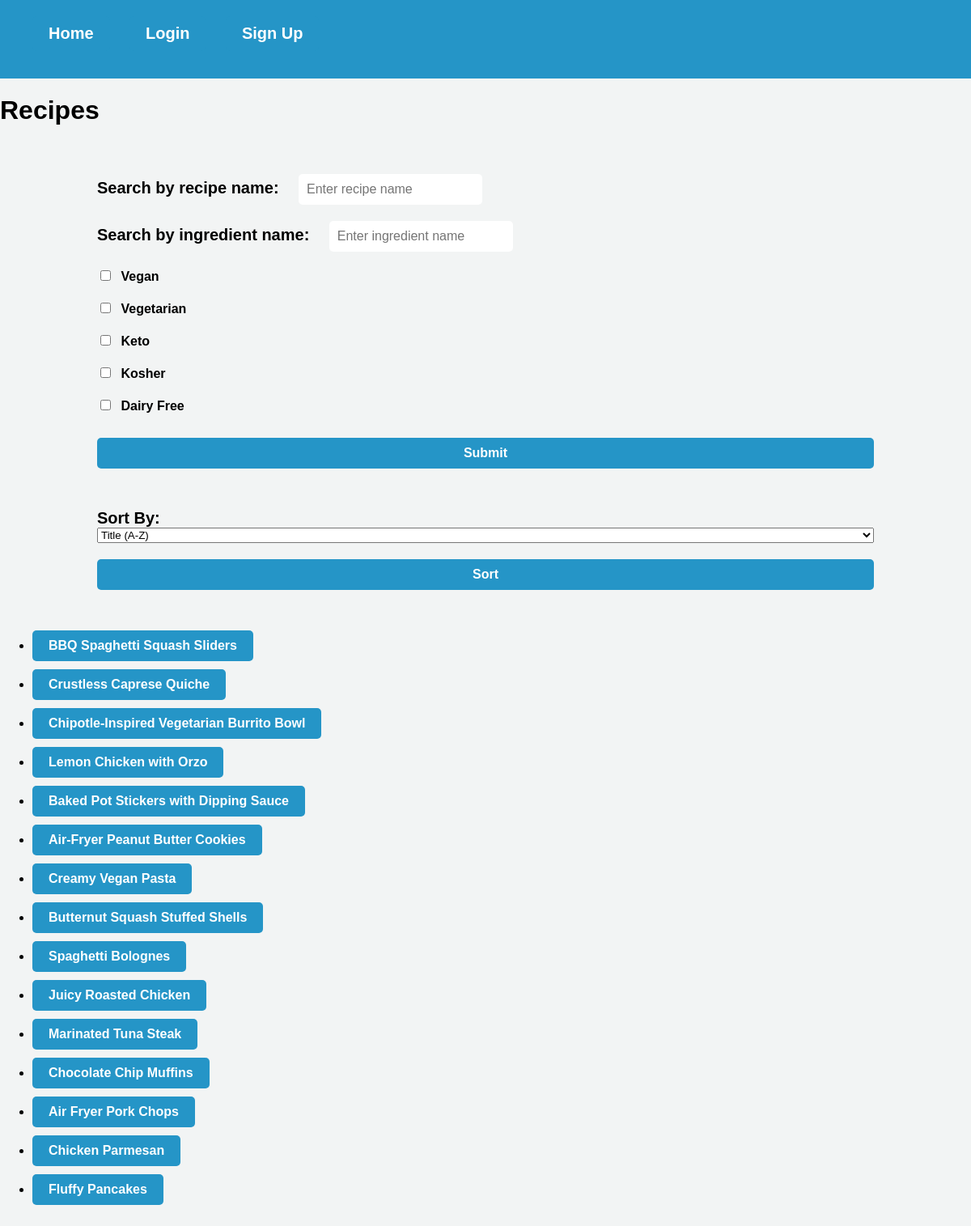
Page /recipes on the committed database.
### website/models.py (models this page shows)
class Recipe(db.Model):
    id = db.Column(db.Integer, primary_key=True)
    user_id = db.Column(db.Integer, db.ForeignKey('user.id'), nullable=False)
    title = db.Column(db.String(128), nullable=False)
    description = db.Column(db.String(512), nullable=False)
    servings = db.Column(db.Integer, nullable=False)
    prep_time = db.Column(db.Integer, nullable=False)
    cook_time = db.Column(db.Integer, nullable=False)
    ingredients = db.relationship('Ingredient', backref='recipe', lazy=True, cascade='all, delete')
    instructions = db.relationship('Instruction', backref='recipe', lazy=True, cascade='all, delete')
    tags = db.relationship('Tags', backref='recipe', lazy=True, cascade='all, delete')
    comments = db.relationship('Comments', backref='recipe', lazy=True, cascade='all, delete-orphan')
    likes = db.Column(db.Integer, default=0)

### website/views.py (the view)
@views.route('/recipes', methods=['GET'])
def recipes():
    recipes = Recipe.query.all()
    return render_template('recipes.html', recipes=recipes, user=current_user)

### website/templates/recipes.html (shortened to what this page needs)
{% extends "base.html" %}
{% block content %}
<link rel="stylesheet" type="text/css" href="{{ url_for('static', filename='recipes.css') }}">
<h1>Recipes</h1>
    <form action="{{ url_for('views.filter') }}" method="GET">
        <div>
            <label for="search">Search by recipe name:</label>
            <input type="text" id="search" name="search" placeholder="Enter recipe name" value="{{ search_query }}">
        </div>
        <div>
            <label for="ingredient_search">Search by ingredient name:</label>
            <input type="text" id="ingredient_search" name="ingredient_search" placeholder="Enter ingredient name" value="{{ ingredient_search_query }}">
        </div>
        <div>
            <input type="checkbox" id="vegan" name="tags" value="Vegan" {% if 'Vegan' in tags %}checked{% endif %}>
            <label for="vegan">Vegan</label>
        </div>
        <div>
            <input type="checkbox" id="vegetarian" name="tags" value="Vegetarian" {% if 'Vegetarian' in tags %}checked{% endif %}>
            <label for="vegetarian">Vegetarian</label>
        </div>
        <div>
            <input type="checkbox" id="keto" name="tags" value="Keto" {% if 'Keto' in tags %}checked{% endif %}>
            <label for="keto">Keto</label>
        </div>
        <div>
            <input type="checkbox" id="kosher" name="tags" value="Kosher" {% if 'Kosher' in tags %}checked{% endif %}>
            <label for="kosher">Kosher</label>
        </div>
        <div>
            <input type="checkbox" id="dairy_free" name="tags" value="Dairy Free" {% if 'Dairy Free' in tags %}checked{% endif %}>
            <label for="dairy_free">Dairy Free</label>
        </div>
        <button type="submit">Submit</button>
    </form>
    <form action="{{ url_for('views.sort_recipes') }}" method="GET">
        <label for="sort">Sort By:</label>
        <select name="sort_option" id="sort">
            <option value="title_asc">Title (A-Z)</option>
        </select>
        <button type="submit">Sort</button>
    </form>
    <ul>
        {% for recipe in recipes %}
            {% if search and search.lower() in recipe.tags %}
                <li><a href="{{ url_for('views.recipe', recipe_id=recipe.id) }}">{{ recipe.title }}</a></li>
            {% elif not search %}
                <li><a href="{{ url_for('views.recipe', recipe_id=recipe.id) }}">{{ recipe.title }}</a></li>
            {% endif %}
        {% endfor %}
    </ul>
{% endblock %}

### website/templates/base.html (shortened to what this page needs)
<!DOCTYPE html>
<html>
<head>
</head>
<body>
  <nav class="topnav">
    <div class="topnav">
      {% if user.is_authenticated %}
      <a class="topnav" id="home" href="/">Home</a>
      <a class="topnav" id="recipes" href="/recipes">Recipes</a>
      <a class="topnav" id="about" href="/about">About</a>
      <a class="topnav" id="user" href="/user">User</a>
      <a class="topnav" id="logout" href="/logout">Logout</a>
      {% if user.is_authenticated and user.email == 'admin@platepal.com' %}
      <a class="topnav" id="admin" href="/admin">Admin</a>
      {% endif %}
      {% else %}
      <a class="topnav" id="home" href="/">Home</a>
      <a class="topnav" id="login" href="/login">Login</a>
      <a class="topnav" id="signUp" href="/sign-up">Sign Up</a>
      {% endif %}
    </div>
  </nav>
  <div class="container">{% block content %} {% endblock %}</div>
</body>
</html>

### website/static/recipes.css (style rules this page uses)
body { background-color: #F2F4F4; font-family: Arial, sans-serif; margin: 0; padding: 0; }
form { display: flex; flex-direction: column; align-items: left; margin: 50px auto; width: 80%; }
form>div { margin: 10px 0; }
label { font-size: 20px; font-weight: bold; margin-right: 20px; }
input[type="text"], input[type="checkbox"] { padding: 10px; border-radius: 5px; border: none; font-size: 16px; }
button[type="submit"] { background-color: #2595C7; border: none; border-radius: 5px; color: white; cursor: pointer; font-size: 16px; font-weight: bold; padding: 10px 20px; text-align: center; text-decoration: none; transition: background-color 0.3s ease-in-out; margin-top: 20px; }
input[type="checkbox"]+label { font-size: 16px; margin-left: 5px; }
a { background-color: #2595C7; border-radius: 5px; color: white; display: inline-block; font-size: 16px; font-weight: bold; padding: 10px 20px; text-align: center; text-decoration: none; transition: background-color 0.3s ease-in-out; margin-bottom: 10px; }
.topnav { background-color: #2595C7; overflow: hidden; padding: 10px 20px; }
.topnav a { color: #FFFFFF; font-size: 20px; text-decoration: none; margin-right: 20px; }

### rows in the picture
Recipe: title "BBQ Spaghetti Squash Sliders"
Recipe: title "Crustless Caprese Quiche"
Recipe: title "Chipotle-Inspired Vegetarian Burrito Bowl"
Recipe: title "Lemon Chicken with Orzo"
Recipe: title "Baked Pot Stickers with Dipping Sauce"
Recipe: title "Air-Fryer Peanut Butter Cookies"
Recipe: title "Creamy Vegan Pasta"
Recipe: title "Butternut Squash Stuffed Shells"
Recipe: title "Spaghetti Bolognes"
Recipe: title "Juicy Roasted Chicken"
Recipe: title "Marinated Tuna Steak"
Recipe: title "Chocolate Chip Muffins"
Recipe: title "Air Fryer Pork Chops"
Recipe: title "Chicken Parmesan"
Recipe: title "Fluffy Pancakes"
